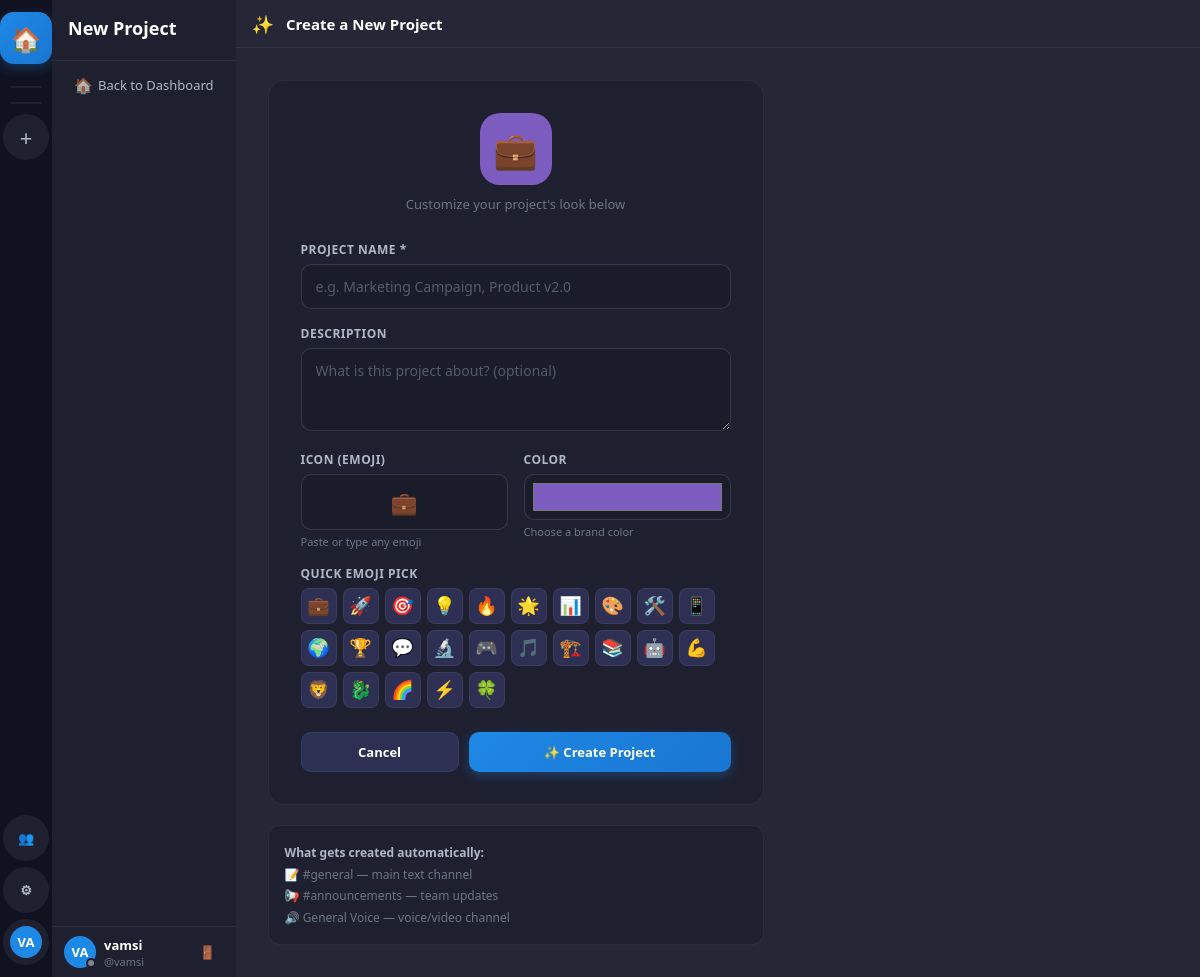
The page /project/create/ (signed in) on the database its author committed.
### accounts/models.py (models this page shows, shortened)
class User(AbstractUser):
    ROLE_CHOICES = [
        ('super_admin', 'Super Admin'),
        ('hr', 'HR'),
        ('employee', 'Employee'),
    ]
    STATUS_CHOICES = [
        ('online', 'Online'),
        ('offline', 'Offline'),
        ('busy', 'Busy'),
        ('away', 'Away'),
    ]
    display_name = models.CharField(max_length=100, blank=True)
    avatar = models.ImageField(upload_to='avatars/', null=True, blank=True)
    is_super_admin = models.BooleanField(default=False)  # Legacy, kept for compatibility
    role = models.CharField(max_length=20, default='employee', choices=ROLE_CHOICES)
    status = models.CharField(max_length=20, default='offline', choices=STATUS_CHOICES)
    bio = models.TextField(blank=True)
    phone = models.CharField(max_length=20, blank=True)
    created_by = models.ForeignKey('self', on_delete=models.SET_NULL, null=True, blank=True, related_name='created_users')
    can_manage_users = models.BooleanField(default=False)  # Control access to user creation
    can_create_projects = models.BooleanField(default=False)  # Control access to project creation
    must_change_password = models.BooleanField(default=False)  # Force password change on first login
    class Meta:
        db_table = 'zc_users'
    def get_display_name(self):
        return self.display_name or self.get_full_name() or self.username
    def get_status_color(self):
        return {
            'online': '#23a55a',
            'offline': '#80848e',
            'busy': '#f23f43',
            'away': '#f0b232',
        }.get(self.status, '#80848e')
    def get_initials(self):
        name = self.get_display_name()
        parts = name.split()
        if len(parts) >= 2:
            return (parts[0][0] + parts[1][0]).upper()
        return name[:2].upper() if name else 'U'

### workspace/views.py (the view, shortened to what this page needs)
# urls.py: path('project/create/', views.create_project, name='create_project'),
@login_required
def create_project(request):
    can_create = request.user.role in ['super_admin', 'hr'] or request.user.can_create_projects
    if not can_create:
        return JsonResponse({'error': 'You do not have permission to create projects'}, status=403) if request.method == 'POST' else redirect('dashboard')
    return render(request, 'workspace/create_project.html', {
        'all_projects': request.user.projects.filter(is_active=True),
    })

### templates/workspace/create_project.html (shortened to what this page needs)
{% extends 'base.html' %}
{% block sidebar %}
<nav class="sidebar-channels">
  <div class="sc-header">
    <h2>New Project</h2>
  </div>
  <div class="sc-body">
    <div class="sc-section">
      <a href="/dashboard/" class="ch-item">
        <span class="ch-icon">🏠</span>
        <span class="ch-name">Back to Dashboard</span>
      </a>
    </div>
  </div>
  <div class="sc-userbar">
    <div class="avatar-wrap">
      <div class="avatar avatar-32" style="background:var(--accent)">{{ user.get_initials }}</div>
      <div class="status-dot my-status-dot" style="background:{{ user.get_status_color }};border-color:var(--bg-sidebar-r)"></div>
    </div>
    <div style="flex:1;min-width:0">
      <div class="ub-name">{{ user.get_display_name }}</div>
      <div class="ub-tag">@{{ user.username }}</div>
    </div>
    <a href="/logout/" class="btn btn-ghost btn-icon" title="Logout" onclick="return confirm('Sign out?')">🚪</a>
  </div>
</nav>
{% endblock %}
{% block content %}
<div class="content-header">
  <span class="ch-icon-lg">✨</span>
  <h3>Create a New Project</h3>
</div>
<div class="dashboard-content" style="max-width:560px">
  <div style="background:var(--bg-sidebar-r);border-radius:16px;padding:32px;border:1px solid var(--border)">
    <div style="text-align:center;margin-bottom:28px">
      <div id="icon-preview" style="width:72px;height:72px;border-radius:20px;background:#7c5cbf;display:flex;align-items:center;justify-content:center;font-size:36px;margin:0 auto 10px;transition:background .2s">💼</div>
      <p style="color:var(--text-3);font-size:13px">Customize your project's look below</p>
    </div>
    <form id="create-project-form">
      <div class="form-group">
        <label class="form-label">Project Name *</label>
        <input type="text" name="name" class="form-control" placeholder="e.g. Marketing Campaign, Product v2.0" required autofocus id="project-name-input">
      </div>
      <div class="form-group">
        <label class="form-label">Description</label>
        <textarea name="description" class="form-control" rows="3" placeholder="What is this project about? (optional)"></textarea>
      </div>
      <div style="display:grid;grid-template-columns:1fr 1fr;gap:16px">
        <div class="form-group">
          <label class="form-label">Icon (Emoji)</label>
          <input type="text" name="icon" id="icon-input" class="form-control" value="💼" placeholder="Pick an emoji" maxlength="4" style="font-size:22px;text-align:center">
          <div class="form-hint">Paste or type any emoji</div>
        </div>
        <div class="form-group">
          <label class="form-label">Color</label>
          <input type="color" name="color" id="color-input" class="form-control" value="#7c5cbf" style="height:46px;padding:4px 6px;cursor:pointer">
          <div class="form-hint">Choose a brand color</div>
        </div>
      </div>
      <div class="form-group">
        <label class="form-label">Quick Emoji Pick</label>
        <div style="display:flex;flex-wrap:wrap;gap:6px" id="emoji-grid">
        </div>
      </div>
      <div style="display:flex;gap:10px;margin-top:24px">
        <a href="/dashboard/" class="btn btn-secondary" style="flex:1;justify-content:center">Cancel</a>
        <button type="submit" class="btn btn-primary" style="flex:2;justify-content:center;padding:11px">
          ✨ Create Project
        </button>
      </div>
    </form>
  </div>
  <div style="margin-top:20px;background:var(--bg-sidebar-r);border-radius:12px;padding:16px;border:1px solid var(--border)">
    <div style="font-size:12px;color:var(--text-3);line-height:1.8">
      <strong style="color:var(--text-2)">What gets created automatically:</strong><br>
      📝 #general — main text channel<br>
      📢 #announcements — team updates<br>
      🔊 General Voice — voice/video channel
    </div>
  </div>
</div>
{% endblock %}

### templates/base.html (shortened to what this page needs)
<!DOCTYPE html>
<html lang="en">
<head>
<link rel="stylesheet" href="/static/css/main.css">
</head>
<body>
<div class="app-shell">
  <nav class="sidebar-projects" id="sidebar-projects">
    <a href="/dashboard/" class="sp-btn sp-logo" title="Home" onclick="location.reload(); return true">🏠</a>
    <div class="sp-divider"></div>
    <div class="sp-divider"></div>
    {% if user.role == 'super_admin' or user.role == 'hr' or user.can_create_projects %}
    <a href="/project/create/" class="sp-btn" title="New Project">
      <span style="font-size:22px;font-weight:300">+</span>
    </a>
    {% endif %}
    {% if user.role == 'super_admin' or user.role == 'hr' or user.can_manage_users %}
    <a href="{% url 'user_management_unified' %}" class="sp-btn" title="User Management">
      👥
    </a>
    {% endif %}
    {% if user.is_super_admin or user.is_staff %}
    <a href="/admin-panel/" class="sp-btn" title="Admin Panel">
      ⚙
    </a>
    {% endif %}
    <a href="/profile/" class="sp-btn" title="Profile">
      <div class="avatar avatar-32" style="background:var(--accent)">{{ user.get_initials }}</div>
    </a>
  </nav>
  {% block sidebar %}{% endblock %}
  <main class="main-content" id="main-content">
    {% block content %}{% endblock %}
  </main>
</div>
</body>
</html>

### rows shown on the page
User: get_initials "VA", get_display_name "vamsi", username "vamsi"
